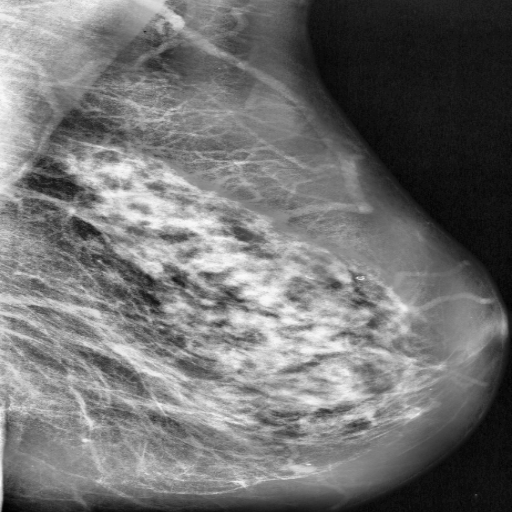
%> input picture ex_resolvidos atuais/praticas/pratica_02/medicas/mamografia6.png, 512 x 512 px
$ octave pratica03.m   (GNU Octave 9; MATLAB toolbox functions it lacks are replaced by stand-ins)
%> lines starting %> are read from the running program, lines starting %| are printed output that depends on the picture; long printed decimals are rounded
% livia_maia_claudio 222050030
% Prática 03 - Filtros Espaciais em Imagens Médicas: Suavização e Realce

pkg load image;
close all;
clc;

base_dir = 'medicas';
saida_dir = 'resultados_pratica03';

if exist(saida_dir, 'dir') ~= 7
    mkdir(saida_dir);
end

arquivos = {
    'mamografia6.png', ...
    'ct1012.png', ...
    'mricerebro1.jpg', ...
    'distal_fracture1.jpg', ...
    '10 no.jpg' ...
};

rotulos = {
    'Mamografia', ...
    'Tomografia', ...
    'Ressonância (Cérebro)', ...
    'Raio-X (Fratura)', ...
    'Imagem com Ruído' ...
};

kernel_media = 3;
kernel_mediana = 3;

filtro_media = fspecial('average', [kernel_media kernel_media]);
filtro_laplaciano = fspecial('laplacian', 0.2);
indice_imagem_ruidosa = 5;

for i = 1:length(arquivos)
    caminho = fullfile(base_dir, arquivos{i});

    if exist(caminho, 'file') ~= 2
        fprintf('Arquivo não encontrado: %s\n', caminho);
        continue;
    end

    img = imread(caminho);
%> img is the input picture: size 512x512 uint8; min 0, max 249, mean 113.5

    if ndims(img) == 3
        img_cinza = rgb2gray(img);
    else
        img_cinza = img;
    end

    img_cinza = im2double(img_cinza);

    img_media = imfilter(img_cinza, filtro_media, 'replicate');
    img_mediana = medfilt2(img_cinza, [kernel_mediana kernel_mediana]);

    if i == indice_imagem_ruidosa
        lap = imfilter(img_cinza, filtro_laplaciano, 'replicate');
        img_laplaciano = mat2gray(abs(lap));
        img_agucada = img_cinza - lap;
        img_agucada = mat2gray(img_agucada);
        titulo_lap = 'Laplaciano (resposta)';
        titulo_aguc = 'Aguçamento (Original - Laplaciano)';
    else
        img_laplaciano = img_cinza;
        img_agucada = img_cinza;
        titulo_lap = 'Laplaciano não aplicado';
        titulo_aguc = 'Aguçamento não aplicado';
    end

    sobel_x = fspecial('sobel');
    sobel_y = sobel_x';
    gx = imfilter(img_cinza, sobel_x, 'replicate');
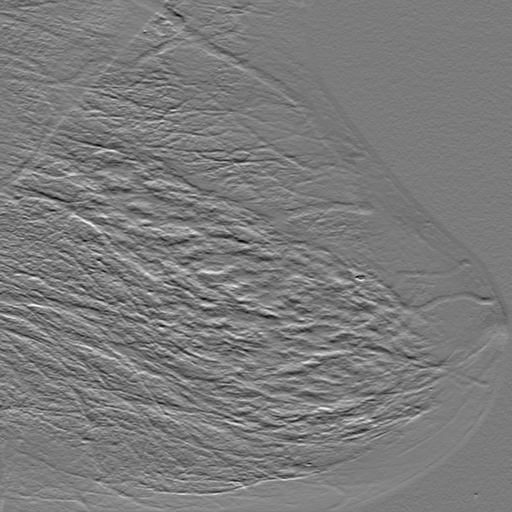
%> gx: size 512x512 double; min -1.62, max 1.73, mean 0.0056; drawn with min black and max white
    gy = imfilter(img_cinza, sobel_y, 'replicate');
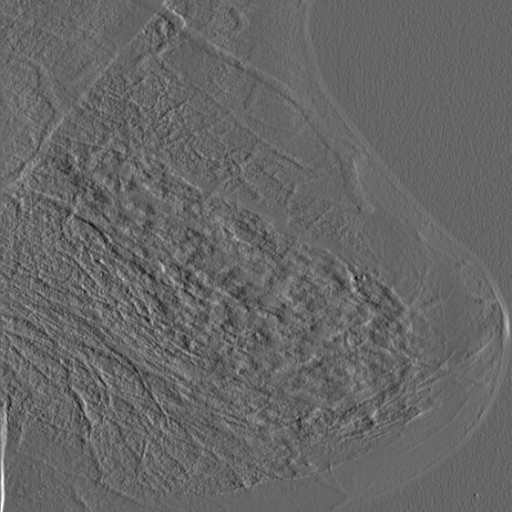
%> gy: size 512x512 double; min -1.3, max 1.95, mean 0.0114; drawn with min black and max white
    img_sobel = sqrt(gx.^2 + gy.^2);
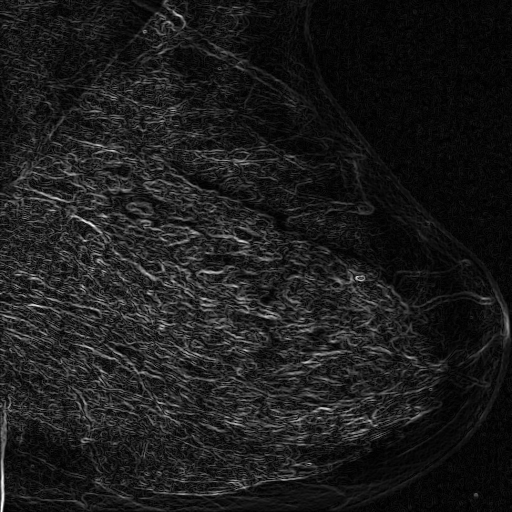
%> img_sobel: size 512x512 double; min 0, max 1.96, mean 0.217; drawn with min black and max white
    img_sobel = mat2gray(img_sobel);

    figure('Name', sprintf('Prática 03 - %s', rotulos{i}), 'Position', [100, 100, 1400, 700]);
    subplot(2, 3, 1); imshow(img_cinza, []); title(sprintf('Original - %s', rotulos{i}));
    subplot(2, 3, 2); imshow(img_media, []); title(sprintf('Média %dx%d', kernel_media, kernel_media));
    subplot(2, 3, 3); imshow(img_mediana, []); title(sprintf('Mediana %dx%d', kernel_mediana, kernel_mediana));
    subplot(2, 3, 4); imshow(img_laplaciano, []); title(titulo_lap);
    subplot(2, 3, 5); imshow(img_agucada, []); title(titulo_aguc);
    subplot(2, 3, 6); imshow(img_sobel, []); title('Sobel (bordas)');

    [~, nome_base, ~] = fileparts(arquivos{i});
    prefixo = sprintf('%02d_%s', i, nome_base);

    imwrite(img_cinza, fullfile(saida_dir, [prefixo '_01_original.png']));
    imwrite(img_media, fullfile(saida_dir, [prefixo '_02_media.png']));
    imwrite(img_mediana, fullfile(saida_dir, [prefixo '_03_mediana.png']));
    imwrite(img_laplaciano, fullfile(saida_dir, [prefixo '_04_laplaciano.png']));
    imwrite(img_agucada, fullfile(saida_dir, [prefixo '_05_agucamento.png']));
    imwrite(img_sobel, fullfile(saida_dir, [prefixo '_06_sobel.png']));

    variancia_original = var(img_cinza(:));
%> variancia_original = 0.0566
    variancia_media = var(img_media(:));
%> variancia_media = 0.0554
    variancia_mediana = var(img_mediana(:));
%> variancia_mediana = 0.0558
    energia_bordas = mean(img_sobel(:));
%> energia_bordas = 0.111

    fprintf('\n=== %s (%s) ===\n', rotulos{i}, arquivos{i});
    fprintf('Variância original: %.6f\n', variancia_original);
%| Variância original: 0.05656
    fprintf('Variância pós-média: %.6f\n', variancia_media);
%| Variância pós-média: 0.0554
    fprintf('Variância pós-mediana: %.6f\n', variancia_mediana);
%| Variância pós-mediana: 0.05579
    fprintf('Energia média de bordas (Sobel): %.6f\n', energia_bordas);
%| Energia média de bordas (Sobel): 0.111
end
%> pass 2 of the loop `for i = 1:length(arquivos)`:
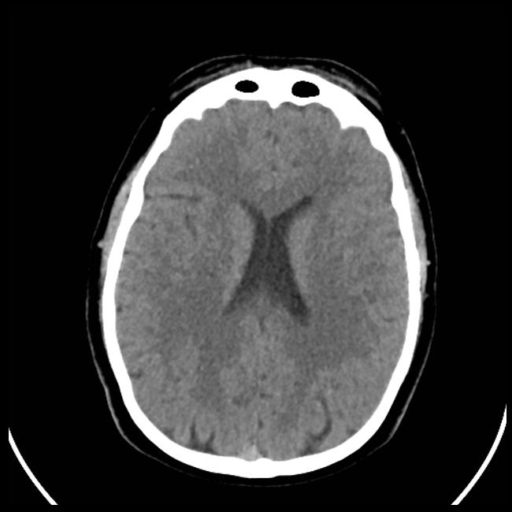
%> input picture ex_resolvidos atuais/praticas/pratica_02/medicas/ct1012.png, 512 x 512 px
%> img is the input picture: size 512x512 uint8; min 0, max 255, mean 58
%> `gy = imfilter(img_cinza, sobel_y, 'replicate');`:
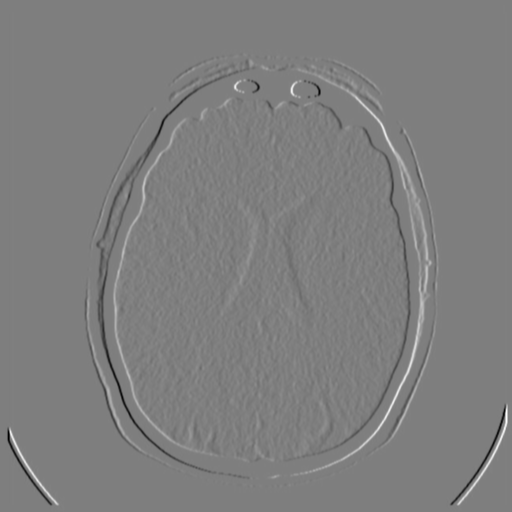
%> gy: size 512x512 double; min -3.95, max 3.98, mean -2.61e-18; drawn with min black and max white
%> `img_sobel = sqrt(gx.^2 + gy.^2);`:
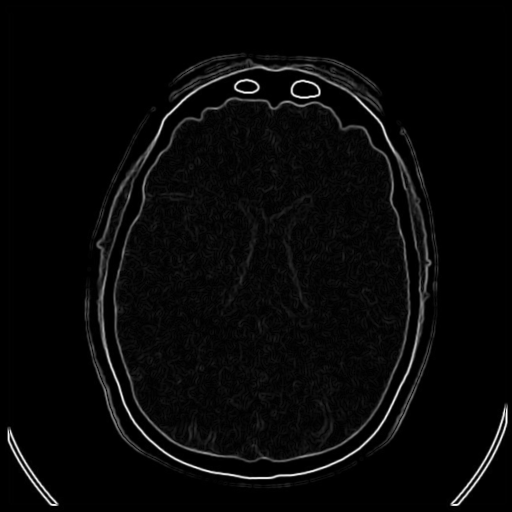
%> img_sobel: size 512x512 double; min 0, max 3.98, mean 0.127; drawn with min black and max white
%> variancia_original = 0.086
%> variancia_media = 0.0843
%> variancia_mediana = 0.0859
%> energia_bordas = 0.0319
%| Variância original: 0.086
%| Variância pós-média: 0.08429
%| Variância pós-mediana: 0.08594
%| Energia média de bordas (Sobel): 0.03193
%> pass 3 of the loop `for i = 1:length(arquivos)`:
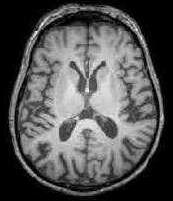
%> input picture ex_resolvidos atuais/praticas/pratica_02/medicas/mricerebro1.jpg, 173 x 201 px
%> img is the input picture: size 201x173x3 uint8; min 0, max 255, mean 84.1
%> img_media: size 201x173 double
%> img_mediana: size 201x173 double
%> gx: size 201x173 double
%> `gy = imfilter(img_cinza, sobel_y, 'replicate');`:
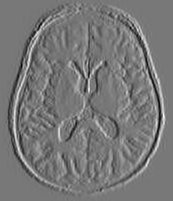
%> gy: size 201x173 double; min -2.55, max 2.87, mean 1.8e-05; drawn with min black and max white
%> `img_sobel = sqrt(gx.^2 + gy.^2);`:
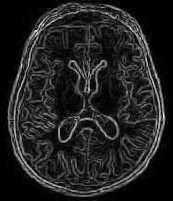
%> img_sobel: size 201x173 double; min 0, max 3.06, mean 0.406; drawn with min black and max white
%> variancia_original = 0.0805
%> variancia_media = 0.0757
%> variancia_mediana = 0.078
%> energia_bordas = 0.133
%| Variância original: 0.08045
%| Variância pós-média: 0.0757
%| Variância pós-mediana: 0.07804
%| Energia média de bordas (Sobel): 0.1327
%> the loop made 5 passes; the first 3 are shown

fprintf('\nImagens salvas em: %s\n', saida_dir);
%| Imagens salvas em: resultados_pratica03

fprintf('\nResumo esperado da análise visual:\n');
fprintf('- Média: reduz ruído, mas tende a borrar bordas.\n');
fprintf('- Mediana: melhor para ruído impulsivo, preserva melhor contornos.\n');
fprintf('- Laplaciano: destaca variações rápidas de intensidade.\n');
fprintf('- Sobel: evidencia bordas e estruturas anatômicas.\n');

fprintf('\n=== FASE 3: ANÁLISE COMPARATIVA (RESPOSTAS) ===\n');

fprintf('\nPergunta 1: O ruído foi reduzido adequadamente?\n');
fprintf('1) Mamografia: Sim, houve redução moderada de granulação sem descaracterizar a estrutura geral.\n');
fprintf('2) Tomografia: Sim, o ruído foi atenuado principalmente com mediana, com resultado visual mais limpo.\n');
fprintf('3) Ressonância (Cérebro): Sim, a suavização reduziu flutuações de intensidade em regiões homogêneas.\n');
fprintf('4) Raio-X (Fratura): Parcialmente, pois a imagem original já apresentava baixo ruído.\n');
fprintf('5) Imagem com Ruído: Sim, de forma clara; a mediana foi a que melhor removeu o ruído impulsivo.\n');

fprintf('\nPergunta 2: As bordas importantes foram preservadas?\n');
fprintf('1) Mamografia: Sim, as bordas principais foram preservadas, embora com leve suavização na média.\n');
fprintf('2) Tomografia: Parcialmente, contornos centrais se mantiveram, mas bordas finas perderam contraste.\n');
fprintf('3) Ressonância (Cérebro): Sim, as fronteiras anatômicas ficaram bem destacadas com Sobel.\n');
fprintf('4) Raio-X (Fratura): Parcialmente, o Sobel preserva as linhas mais fortes, mas estruturas sutis ficam menos nítidas.\n');
fprintf('5) Imagem com Ruído: Sim, após a mediana as bordas relevantes continuaram visíveis e mais estáveis.\n');

fprintf('\nPergunta 3: Houve perda de detalhes relevantes?\n');
fprintf('1) Mamografia: Houve perda leve de microdetalhes com média; mediana preservou melhor.\n');
fprintf('2) Tomografia: Houve perda leve a moderada em texturas finas nas regiões mais homogêneas.\n');
fprintf('3) Ressonância (Cérebro): Sim, a média removeu alguns detalhes finos; mediana manteve melhor definição.\n');
fprintf('4) Raio-X (Fratura): Perda baixa, mantendo os elementos principais para interpretação visual.\n');
fprintf('5) Imagem com Ruído: Houve perda moderada na média, mas a mediana apresentou melhor equilíbrio.\n');

fprintf('\nPergunta 4: A imagem ficou mais adequada para diagnóstico?\n');
fprintf('1) Mamografia: Sim, a imagem tratada ficou mais limpa para inspeção geral.\n');
fprintf('2) Tomografia: Sim, principalmente com mediana + sobel para apoiar leitura de contornos.\n');
fprintf('3) Ressonância (Cérebro): Sim, o pré-processamento melhorou contraste de estruturas sem comprometer a análise global.\n');
fprintf('4) Raio-X (Fratura): Parcialmente, útil para visualização geral, mas sempre comparando com a original.\n');
fprintf('5) Imagem com Ruído: Sim, foi a que mais ganhou qualidade diagnóstica após o processamento.\n');
